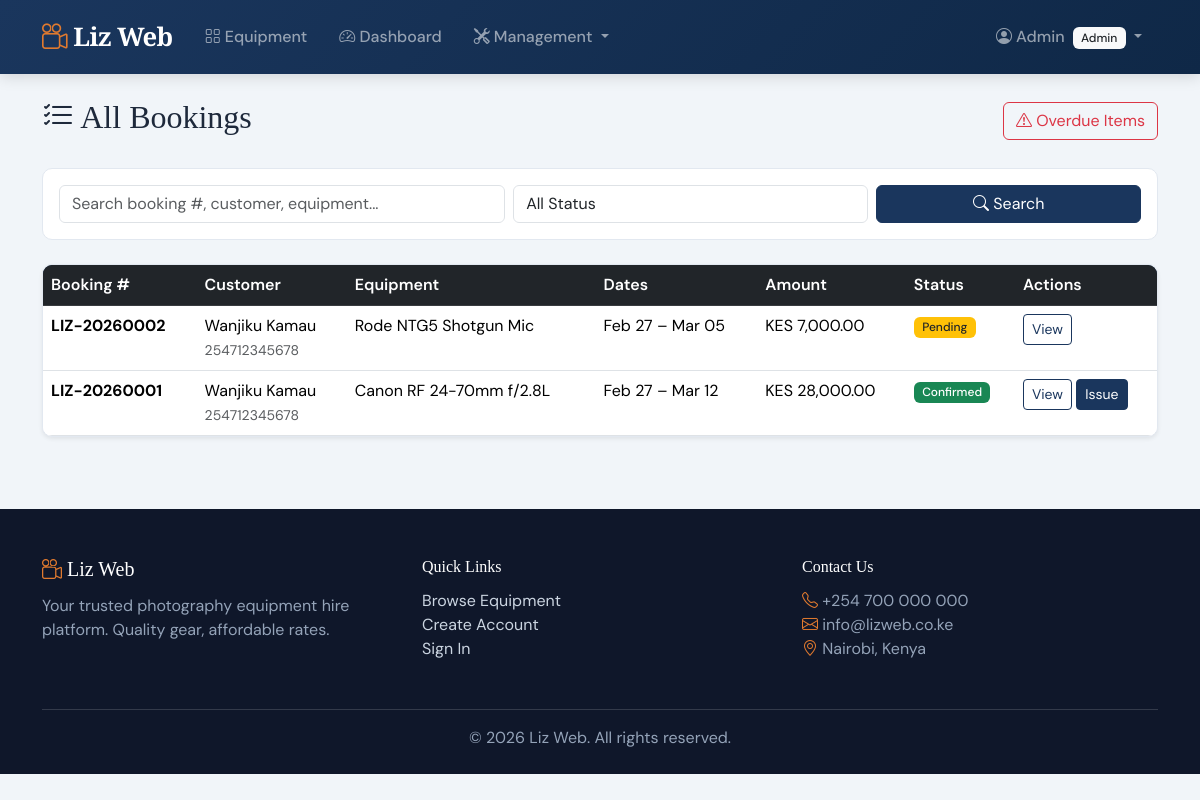
/bookings/all/ (signed in), run on the app's committed database.
### accounts/models.py (models this page shows, shortened)
class User(AbstractUser):
    class Role(models.TextChoices):
        ADMIN = 'admin', 'Admin'
        STAFF = 'staff', 'Staff'
        CUSTOMER = 'customer', 'Customer'
    role = models.CharField(
        max_length=10,
        choices=Role.choices,
        default=Role.CUSTOMER,
    )
    phone_number = models.CharField(max_length=15, blank=True)
    id_number = models.CharField(max_length=20, blank=True, verbose_name='ID Number')
    address = models.TextField(blank=True)
    date_joined = models.DateTimeField(auto_now_add=True)
    class Meta:
        ordering = ['-date_joined']

### bookings/models.py (models this page shows, shortened)
class Booking(models.Model):
    class Status(models.TextChoices):
        PENDING = 'pending', 'Pending Payment'
        CONFIRMED = 'confirmed', 'Confirmed'
        ISSUED = 'issued', 'Equipment Issued'
        RETURNED = 'returned', 'Returned'
        OVERDUE = 'overdue', 'Overdue'
        CANCELLED = 'cancelled', 'Cancelled'
    booking_number = models.CharField(max_length=20, unique=True, editable=False)
    customer = models.ForeignKey(settings.AUTH_USER_MODEL, on_delete=models.CASCADE, related_name='bookings')
    equipment = models.ForeignKey(Equipment, on_delete=models.CASCADE, related_name='bookings')
    start_date = models.DateField()
    end_date = models.DateField()
    status = models.CharField(max_length=15, choices=Status.choices, default=Status.PENDING)
    total_amount = models.DecimalField(max_digits=12, decimal_places=2, default=0)
    notes = models.TextField(blank=True)
    issued_by = models.ForeignKey(
        settings.AUTH_USER_MODEL, on_delete=models.SET_NULL,
        null=True, blank=True, related_name='issued_bookings'
    )
    issued_at = models.DateTimeField(null=True, blank=True)
    returned_at = models.DateTimeField(null=True, blank=True)
    returned_to = models.ForeignKey(
        settings.AUTH_USER_MODEL, on_delete=models.SET_NULL,
        null=True, blank=True, related_name='received_returns'
    )
    late_fee = models.DecimalField(max_digits=10, decimal_places=2, default=0)
    damage_fee = models.DecimalField(max_digits=10, decimal_places=2, default=0)
    damage_notes = models.TextField(blank=True)
    created_at = models.DateTimeField(auto_now_add=True)
    updated_at = models.DateTimeField(auto_now=True)
    class Meta:
        ordering = ['-created_at']
    @property
    def overdue_days(self):
        if self.status in ('issued', 'overdue'):
            today = timezone.now().date()
            if today > self.end_date:
                return (today - self.end_date).days
        return 0
    @property
    def is_overdue(self):
        return self.overdue_days > 0

### equipment/models.py (models this page shows, shortened)
class Equipment(models.Model):
    class Status(models.TextChoices):
        AVAILABLE = 'available', 'Available'
        HIRED = 'hired', 'Hired Out'
        MAINTENANCE = 'maintenance', 'Under Maintenance'
        RESERVED = 'reserved', 'Reserved'
    category = models.ForeignKey(Category, on_delete=models.CASCADE)
    name = models.CharField(max_length=200)
    description = models.TextField()
    brand = models.CharField(max_length=100, blank=True)
    model_number = models.CharField(max_length=100, blank=True)
    serial_number = models.CharField(max_length=100, unique=True)
    daily_rate = models.DecimalField(max_digits=10, decimal_places=2, help_text='Daily hire rate in KES')
    replacement_value = models.DecimalField(max_digits=12, decimal_places=2, help_text='Value for damage assessment')
    status = models.CharField(max_length=15, choices=Status.choices, default=Status.AVAILABLE)
    image = models.ImageField(upload_to='equipment/', blank=True, null=True)
    image_url = models.URLField(max_length=500, blank=True, help_text='External image URL (used if no uploaded image)')
    condition_notes = models.TextField(blank=True)
    is_active = models.BooleanField(default=True)
    created_at = models.DateTimeField(auto_now_add=True)
    updated_at = models.DateTimeField(auto_now=True)
    class Meta:
        verbose_name_plural = 'Equipment'
        ordering = ['category', 'name']

### bookings/views.py (the view, shortened to what this page needs)
# urls.py: path('all/', views.all_bookings, name='all_bookings'),
@login_required
@staff_required
def all_bookings(request):
    bookings = Booking.objects.all()
    status_filter = request.GET.get('status', '')
    search = request.GET.get('search', '')
    if status_filter:
        bookings = bookings.filter(status=status_filter)
    return render(request, 'bookings/all_bookings.html', {
        'bookings': bookings,
        'status_filter': status_filter,
        'search': search,
    })

### accounts/templatetags/role_tags.py (called while the page is built)
@register.filter
def has_role(user, role):
    if not user.is_authenticated:
        return False
    return user.role == role

@register.filter
def is_staff_or_admin(user):
    if not user.is_authenticated:
        return False
    return user.role in ('staff', 'admin')

### templates/bookings/all_bookings.html (shortened to what this page needs)
{% extends 'base.html' %}
{% load humanize %}
{% block content %}
<div class="d-flex justify-content-between align-items-center mb-4">
    <h2><i class="bi bi-list-check"></i> All Bookings</h2>
    <a href="{% url 'overdue_bookings' %}" class="btn btn-outline-danger"><i class="bi bi-exclamation-triangle"></i> Overdue Items</a>
</div>
<div class="card mb-4">
    <div class="card-body">
        <form method="get" class="row g-2 align-items-end">
            <div class="col-md-5">
                <input type="text" name="search" value="{{ search }}" class="form-control" placeholder="Search booking #, customer, equipment...">
            </div>
            <div class="col-md-4">
                <select name="status" class="form-control">
                    <option value="">All Status</option>
                </select>
            </div>
            <div class="col-md-3">
                <button type="submit" class="btn btn-primary w-100"><i class="bi bi-search"></i> Search</button>
            </div>
        </form>
    </div>
</div>
<div class="card shadow-sm">
    <div class="table-responsive">
        <table class="table table-hover mb-0">
            <thead class="table-dark">
                <tr>
                    <th>Booking #</th>
                    <th>Customer</th>
                    <th>Equipment</th>
                    <th>Dates</th>
                    <th>Amount</th>
                    <th>Status</th>
                    <th>Actions</th>
                </tr>
            </thead>
            <tbody>
                {% for b in bookings %}
                <tr {% if b.is_overdue %}class="table-danger"{% endif %}>
                    <td><strong>{{ b.booking_number }}</strong></td>
                    <td>{{ b.customer.get_full_name }}<br><small class="text-muted">{{ b.customer.phone_number }}</small></td>
                    <td>{{ b.equipment.name }}</td>
                    <td>{{ b.start_date|date:"M d" }} – {{ b.end_date|date:"M d" }}</td>
                    <td>KES {{ b.total_amount|intcomma }}</td>
                    <td>
                        {% if b.status == 'confirmed' %}<span class="badge bg-success">Confirmed</span>
                        {% elif b.status == 'pending' %}<span class="badge bg-warning text-dark">Pending</span>
                        {% elif b.status == 'issued' %}<span class="badge bg-primary">Issued</span>
                        {% elif b.status == 'returned' %}<span class="badge bg-secondary">Returned</span>
                        {% elif b.status == 'overdue' %}<span class="badge bg-danger">Overdue</span>
                        {% else %}<span class="badge bg-dark">{{ b.get_status_display }}</span>{% endif %}
                    </td>
                    <td>
                        <a href="{% url 'booking_detail' b.pk %}" class="btn btn-sm btn-outline-primary">View</a>
                        {% if b.status == 'confirmed' %}
                        <a href="{% url 'issue_equipment' b.pk %}" class="btn btn-sm btn-primary">Issue</a>
                        {% elif b.status == 'issued' or b.status == 'overdue' %}
                        <a href="{% url 'return_equipment' b.pk %}" class="btn btn-sm btn-warning">Return</a>
                        {% endif %}
                    </td>
                </tr>
                {% empty %}
                <tr><td colspan="7" class="text-center py-4 text-muted">No bookings found.</td></tr>
                {% endfor %}
            </tbody>
        </table>
    </div>
</div>
{% endblock %}

### templates/base.html (shortened to what this page needs)
{% load static %}
{% load role_tags %}
<!DOCTYPE html>
<html lang="en">
<head>
    <link href="https://cdn.jsdelivr.net/npm/bootstrap@5.3.3/dist/css/bootstrap.min.css" rel="stylesheet">
    <link href="https://cdn.jsdelivr.net/npm/bootstrap-icons@1.11.3/font/bootstrap-icons.min.css" rel="stylesheet">
    <link rel="stylesheet" href="{% static 'css/style.css' %}">
</head>
<body>
    <nav class="navbar navbar-expand-lg navbar-dark liz-navbar sticky-top">
        <div class="container">
            <a class="navbar-brand liz-brand" href="{% url 'home' %}">
                <i class="bi bi-camera-reels"></i> Liz Web
            </a>
            <div class="collapse navbar-collapse" id="navContent">
                <ul class="navbar-nav me-auto">
                    <li class="nav-item">
                        <a class="nav-link" href="{% url 'equipment_list' %}"><i class="bi bi-grid"></i> Equipment</a>
                    </li>
                    {% if user.is_authenticated %}
                        <li class="nav-item">
                            <a class="nav-link" href="{% url 'dashboard' %}"><i class="bi bi-speedometer2"></i> Dashboard</a>
                        </li>
                        {% if user|is_staff_or_admin %}
                        <li class="nav-item dropdown">
                            <a class="nav-link dropdown-toggle" href="#" data-bs-toggle="dropdown">
                                <i class="bi bi-tools"></i> Management
                            </a>
                        </li>
                        {% endif %}
                    {% endif %}
                </ul>
                <ul class="navbar-nav">
                    {% if user.is_authenticated %}
                    <li class="nav-item dropdown">
                        <a class="nav-link dropdown-toggle" href="#" data-bs-toggle="dropdown">
                            <i class="bi bi-person-circle"></i> {{ user.first_name|default:user.username }}
                            <span class="badge bg-light text-dark ms-1">{{ user.get_role_display }}</span>
                        </a>
                    </li>
                    {% else %}
                    <li class="nav-item"><a class="nav-link" href="{% url 'login' %}"><i class="bi bi-box-arrow-in-right"></i> Login</a></li>
                    <li class="nav-item"><a class="btn btn-outline-light btn-sm ms-2 mt-1" href="{% url 'register' %}">Sign Up</a></li>
                    {% endif %}
                </ul>
            </div>
        </div>
    </nav>
    <main class="{% block main_class %}container py-4{% endblock %}">
        {% block content %}{% endblock %}
    </main>
    <footer class="liz-footer mt-5">
        <div class="container">
            <div class="row">
                <div class="col-md-4 mb-3">
                    <h5><i class="bi bi-camera-reels"></i> Liz Web</h5>
                    <p>Your trusted photography equipment hire platform. Quality gear, affordable rates.</p>
                </div>
                <div class="col-md-4 mb-3">
                    <h6>Quick Links</h6>
                    <ul class="list-unstyled">
                        <li><a href="{% url 'equipment_list' %}">Browse Equipment</a></li>
                        <li><a href="{% url 'register' %}">Create Account</a></li>
                        <li><a href="{% url 'login' %}">Sign In</a></li>
                    </ul>
                </div>
                <div class="col-md-4 mb-3">
                    <h6>Contact Us</h6>
                    <p>
                        <i class="bi bi-telephone"></i> +254 700 000 000<br>
                        <i class="bi bi-envelope"></i> info@lizweb.co.ke<br>
                        <i class="bi bi-geo-alt"></i> Nairobi, Kenya
                    </p>
                </div>
            </div>
            <hr>
            <p class="text-center mb-0">&copy; 2026 Liz Web. All rights reserved.</p>
        </div>
    </footer>
</body>
</html>

### static/css/style.css (style rules this page uses)
:root { --liz-primary: #1a365d; --liz-secondary: #2d6a4f; --liz-accent: #e07a2f; --liz-dark: #0f172a; --liz-light: #f8fafc; --liz-border: #e2e8f0; }
body { font-family: 'DM Sans', sans-serif; background-color: #f1f5f9; color: #1e293b; }
h1, h2, h3, h4, h5, h6, .hero-title, .liz-brand, .section-title { font-family: 'Playfair Display', serif; }
.liz-navbar { background: linear-gradient(135deg, var(--liz-primary) 0%, #0f2847 100%); padding: 0.8rem 0; box-shadow: 0 2px 15px rgba(0,0,0,0.15); }
.liz-brand { font-size: 1.6rem; font-weight: 700; letter-spacing: -0.5px; }
.liz-brand i { color: var(--liz-accent); }
.navbar-nav .nav-link { font-weight: 500; padding: 0.5rem 1rem !important; transition: color 0.2s; }
.card { border: 1px solid var(--liz-border); border-radius: 10px; overflow: hidden; }
.table-dark { background-color: var(--liz-primary) !important; }
.table-dark th { font-weight: 600; border-color: rgba(255,255,255,0.1); }
.btn-primary { background-color: var(--liz-primary); border-color: var(--liz-primary); }
.btn-outline-primary { color: var(--liz-primary); border-color: var(--liz-primary); }
.badge { font-weight: 500; padding: 0.4em 0.7em; }
.liz-footer { background-color: var(--liz-dark); color: #cbd5e1; padding: 3rem 0 1.5rem; }
.liz-footer h5, .liz-footer h6 { color: #ffffff; margin-bottom: 0.8rem; }
.liz-footer .text-muted, .liz-footer p, .liz-footer li { color: #94a3b8 !important; }
.liz-footer a { color: #cbd5e1; text-decoration: none; transition: color 0.2s; }
.liz-footer hr { border-color: rgba(255, 255, 255, 0.15); opacity: 1; }
.liz-footer i { color: var(--liz-accent); }

### data on the page
User: first_name "Admin", role "Admin"
Booking: booking_number "LIZ-20260002", customer.get_full_name "Wanjiku Kamau", customer.phone_number "254712345678", equipment.name "Rode NTG5 Shotgun Mic", start_date "Feb 27", end_date "Mar 05", total_amount "7,000.00", status "Pending"
Booking: booking_number "LIZ-20260001", customer.get_full_name "Wanjiku Kamau", customer.phone_number "254712345678", equipment.name "Canon RF 24-70mm f/2.8L", start_date "Feb 27", end_date "Mar 12", total_amount "28,000.00", status "Confirmed"
